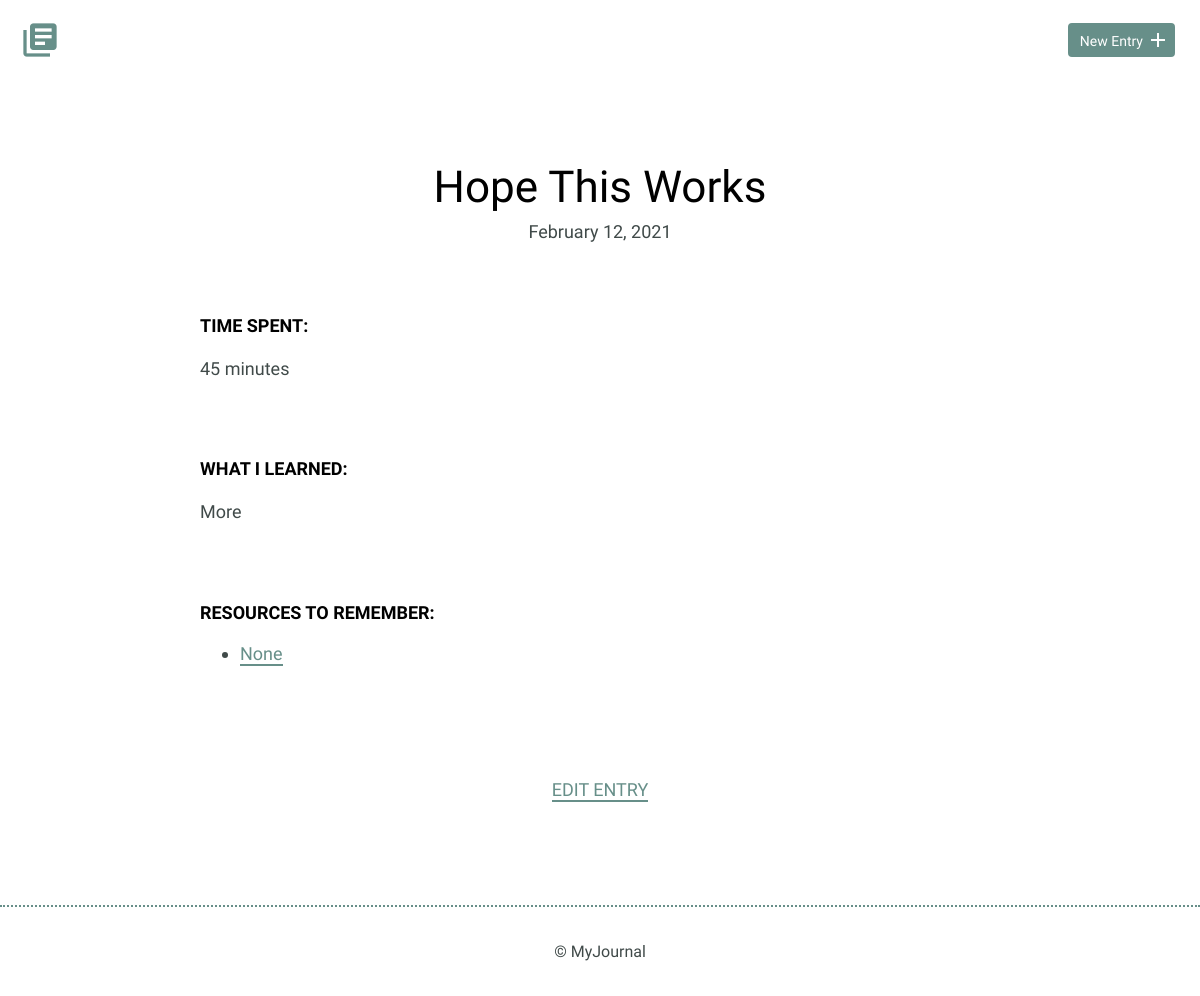
/detail.php?id=6, run on an earlier commit of the app's database.
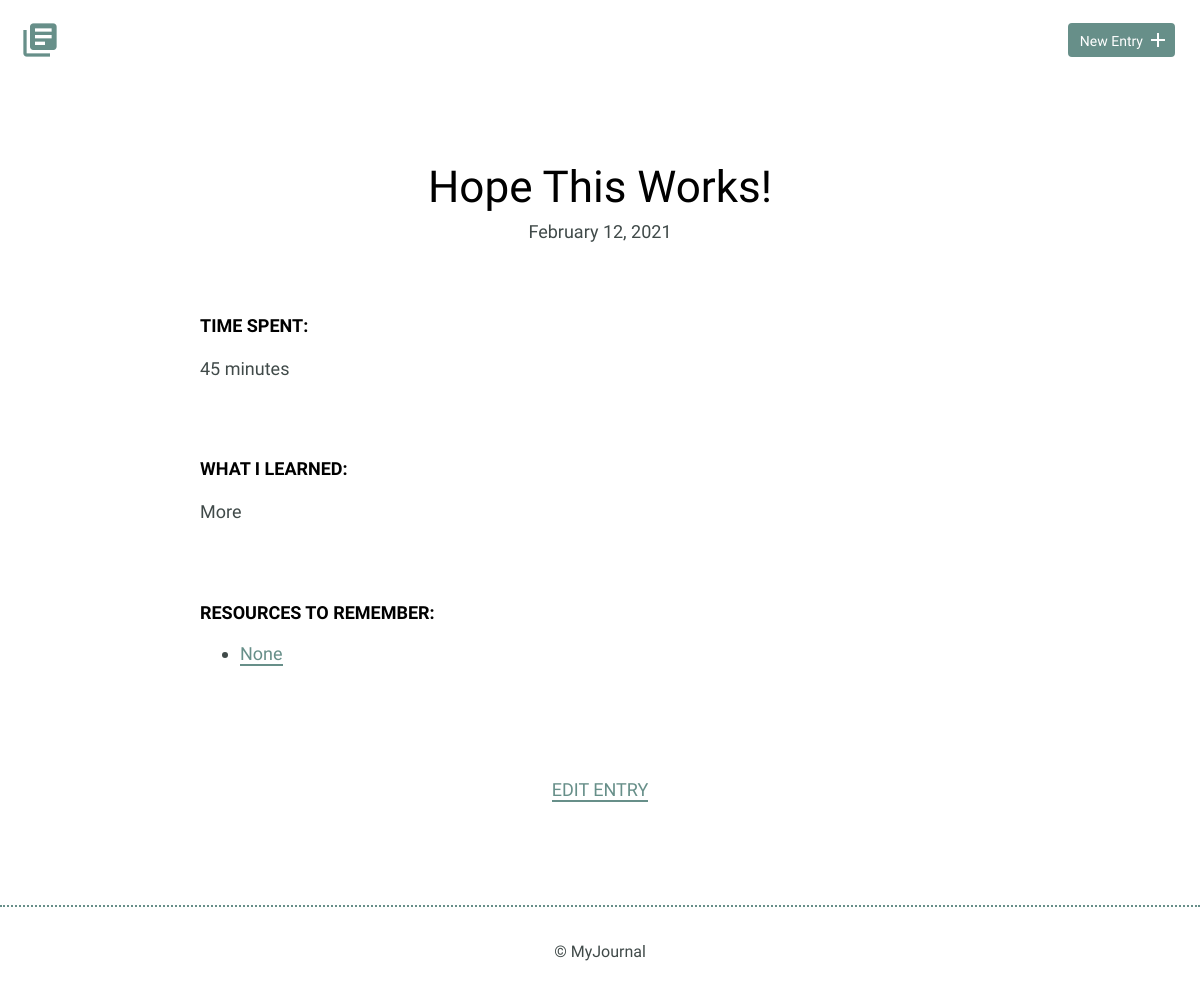
And on a later commit of the database.
### tables this page shows
CREATE TABLE "entries" (
	`id`	INTEGER,
	`title`	TEXT,
	`date`	TEXT,
	`time_spent`	INTEGER,
	`learned`	BLOB,
	`resources`	BLOB,
	PRIMARY KEY(`id`)
);

### inc/functions.php (called while the page is built, shortened)
<?php
function journal_details($journal_id){
    include ('connection.php');
    $sql = 'SELECT * FROM entries WHERE id = ?';
    try{
        $results = $db->prepare($sql);
        $results->bindValue(1,$journal_id,PDO::PARAM_INT);
        $results->execute();
    } catch(Exception $e){
        echo "Error!: ".$e->getMessage();
        return false;
    }
    return $results->fetch();
}
?>

### detail.php (the view)
<?php
include('inc/connection.php');
include('inc/header.php');
include('inc/functions.php');
if(isset($_GET["id"])){
    $journal_id = filter_input(INPUT_GET, "id", FILTER_SANITIZE_NUMBER_INT);
    $item = journal_details($journal_id);
}
?>
<!DOCTYPE html>
<html>
    <body>
        <section>
            <div class="container">
                <div class="entry-list single">
                    <article>
                        <h1><?php echo $item["title"]; ?></h1>
                        <time datetime="<?php echo $item["date"]; ?>"><?php echo date('F d, Y', strtotime($item["date"])); ?></time>
                        <div class="entry">
                            <h3>Time Spent: </h3>
                            <p><?php echo $item["time_spent"]; ?></p>
                        </div>
                        <div class="entry">
                            <h3>What I Learned:</h3>
                            <p><?php echo $item["learned"]; ?></p>
                        </div>
                        <div class="entry">
                            <h3>Resources to Remember:</h3>
                            <ul>
                                <?php
                                if ($item["resources"] == null) {
                                    echo "No resources available.";
                                } else {
                                    $resources = explode(",", $item["resources"]);
                                    foreach ($resources as $resource) {
                                        echo "<li><a href=''>" . $resource . "</a></li>";
                                    }
                                }
                                ?>
                            </ul>
                        </div>
                    </article>
                </div>
            </div>
            <div class="edit">
                <?php
                echo "<p><a href='edit.php?id=" . $item["id"] . "'>Edit Entry</a></p>";
                ?>
            </div>
        </section>
    </body>
    <?php
      include('inc/footer.php');
      ?>
</html>

What changed in the data, as far as the page shows it:
changed entries "None": title "Hope This Works" → "Hope This Works!"
